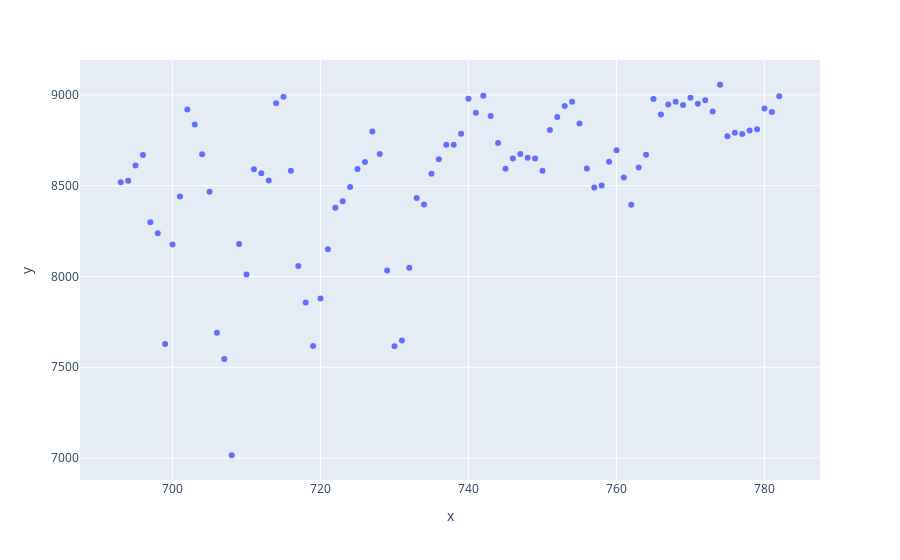

The cell this chart's notebook holds for it:
### Code cell
fig = px.scatter(x=test_result.Day, y=test_result.GrocerySales_knns)
fig.show()
